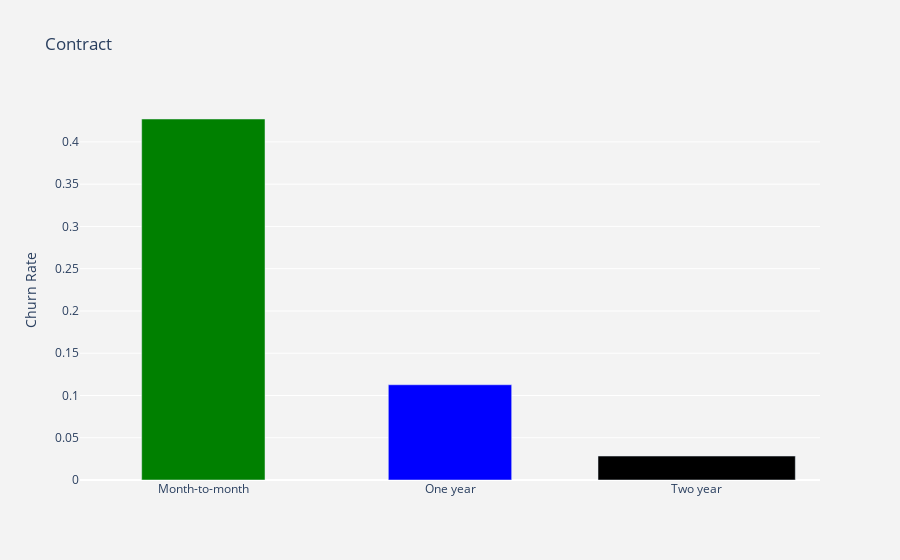

Notebook source saved alongside this figure:
### Markdown cell above
This chart reveals customers who have Fiber optic as Internet Service are more likely to churn. I normally expect Fiber optic customers to churn less due to they use a more premium service. But this can happen due to high prices, competition, customer service, and many other reasons.

### 1.3 Contract

### Code cell
import plotly.graph_objs as go
import plotly.offline as pyoff

df_plot = df_data.groupby('Contract').Churn.mean().reset_index()

plot_data = [
    go.Bar(
        x=df_plot['Contract'],
        y=df_plot['Churn'],
        width = [0.5, 0.5],
        marker=dict(
        color=['green', 'blue'])
    )
]
plot_layout = go.Layout(
        xaxis={"type": "category"},
        yaxis={"title": "Churn Rate"},
        title='Contract',
        plot_bgcolor  = 'rgb(243,243,243)',
        paper_bgcolor  = 'rgb(243,243,243)',
    )
fig = go.Figure(data=plot_data, layout=plot_layout)
pyoff.iplot(fig)

### Figure 1 — Plotly figure (JSON) as saved in the notebook; plotly's stock layout.template omitted (floating-point values rounded to 4 significant figures)
{"data": [{"marker": {"color": ["green", "blue"]}, "type": "bar", "width": [0.5, 0.5], "x": ["Month-to-month", "One year", "Two year"], "y": [0.4271, 0.1127, 0.02832]}], "layout": {"paper_bgcolor": "rgb(243,243,243)", "plot_bgcolor": "rgb(243,243,243)", "title": {"text": "Contract"}, "xaxis": {"type": "category"}, "yaxis": {"title": {"text": "Churn Rate"}}}}
